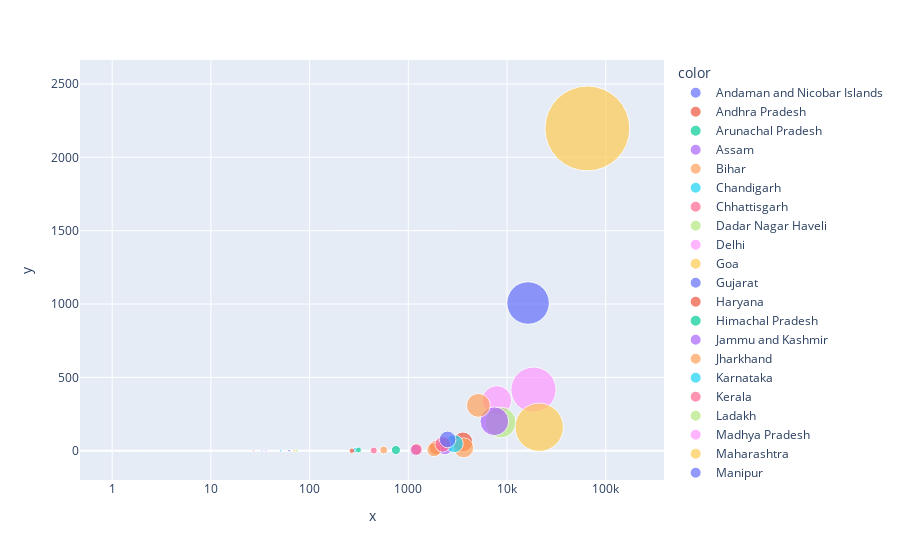

This figure's notebook cell:
### Code cell
fig = px.scatter(x=df['Confirmed'], y=df['Deceased'],size=df['Recovery_Rate']*100,
                 color=df.index,
                 hover_name=df.index, log_x=True, size_max=60)
fig.show()

### Figure 1 — Plotly figure (JSON) as saved in the notebook; plotly's stock layout.template omitted (floating-point values rounded to 4 significant figures)
{"data": [{"hovertemplate": "<b>%{hovertext}</b><br><br>color=Andaman and Nicobar Islands<br>x=%{x}<br>y=%{y}<br>size=%{marker.size}<extra></extra>", "hovertext": ["Andaman and Nicobar Islands"], "legendgroup": "Andaman and Nicobar Islands", "marker": {"color": "#636efa", "size": [0.01868], "sizemode": "area", "sizeref": 0.01025, "symbol": "circle"}, "mode": "markers", "name": "Andaman and Nicobar Islands", "showlegend": true, "type": "scatter", "x": [33], "xaxis": "x", "y": [0], "yaxis": "y"}, {"hovertemplate": "<b>%{hovertext}</b><br><br>color=Andhra Pradesh<br>x=%{x}<br>y=%{y}<br>size=%{marker.size}<extra></extra>", "hovertext": ["Andhra Pradesh"], "legendgroup": "Andhra Pradesh", "marker": {"color": "#EF553B", "size": [2.02], "sizemode": "area", "sizeref": 0.01025, "symbol": "circle"}, "mode": "markers", "name": "Andhra Pradesh", "showlegend": true, "type": "scatter", "x": [3569], "xaxis": "x", "y": [60], "yaxis": "y"}, {"hovertemplate": "<b>%{hovertext}</b><br><br>color=Arunachal Pradesh<br>x=%{x}<br>y=%{y}<br>size=%{marker.size}<extra></extra>", "hovertext": ["Arunachal Pradesh"], "legendgroup": "Arunachal Pradesh", "marker": {"color": "#00cc96", "size": [0.002264], "sizemode": "area", "sizeref": 0.01025, "symbol": "circle"}, "mode": "markers", "name": "Arunachal Pradesh", "showlegend": true, "type": "scatter", "x": [4], "xaxis": "x", "y": [0], "yaxis": "y"}, {"hovertemplate": "<b>%{hovertext}</b><br><br>color=Assam<br>x=%{x}<br>y=%{y}<br>size=%{marker.size}<extra></extra>", "hovertext": ["Assam"], "legendgroup": "Assam", "marker": {"color": "#ab63fa", "size": [0.6708], "sizemode": "area", "sizeref": 0.01025, "symbol": "circle"}, "mode": "markers", "name": "Assam", "showlegend": true, "type": "scatter", "x": [1185], "xaxis": "x", "y": [4], "yaxis": "y"}, {"hovertemplate": "<b>%{hovertext}</b><br><br>color=Bihar<br>x=%{x}<br>y=%{y}<br>size=%{marker.size}<extra></extra>", "hovertext": ["Bihar"], "legendgroup": "Bihar", "marker": {"color": "#FFA15A", "size": [2.058], "sizemode": "area", "sizeref": 0.01025, "symbol": "circle"}, "mode": "markers", "name": "Bihar", "showlegend": true, "type": "scatter", "x": [3636], "xaxis": "x", "y": [20], "yaxis": "y"}, {"hovertemplate": "<b>%{hovertext}</b><br><br>color=Chandigarh<br>x=%{x}<br>y=%{y}<br>size=%{marker.size}<extra></extra>", "hovertext": ["Chandigarh"], "legendgroup": "Chandigarh", "marker": {"color": "#19d3f3", "size": [0.1636], "sizemode": "area", "sizeref": 0.01025, "symbol": "circle"}, "mode": "markers", "name": "Chandigarh", "showlegend": true, "type": "scatter", "x": [289], "xaxis": "x", "y": [4], "yaxis": "y"}, {"hovertemplate": "<b>%{hovertext}</b><br><br>color=Chhattisgarh<br>x=%{x}<br>y=%{y}<br>size=%{marker.size}<extra></extra>", "hovertext": ["Chhattisgarh"], "legendgroup": "Chhattisgarh", "marker": {"color": "#FF6692", "size": [0.253], "sizemode": "area", "sizeref": 0.01025, "symbol": "circle"}, "mode": "markers", "name": "Chhattisgarh", "showlegend": true, "type": "scatter", "x": [447], "xaxis": "x", "y": [1], "yaxis": "y"}, {"hovertemplate": "<b>%{hovertext}</b><br><br>color=Dadar Nagar Haveli<br>x=%{x}<br>y=%{y}<br>size=%{marker.size}<extra></extra>", "hovertext": ["Dadar Nagar Haveli"], "legendgroup": "Dadar Nagar Haveli", "marker": {"color": "#B6E880", "size": [0.001132], "sizemode": "area", "sizeref": 0.01025, "symbol": "circle"}, "mode": "markers", "name": "Dadar Nagar Haveli", "showlegend": true, "type": "scatter", "x": [2], "xaxis": "x", "y": [0], "yaxis": "y"}, {"hovertemplate": "<b>%{hovertext}</b><br><br>color=Delhi<br>x=%{x}<br>y=%{y}<br>size=%{marker.size}<extra></extra>", "hovertext": ["Delhi"], "legendgroup": "Delhi", "marker": {"color": "#FF97FF", "size": [10.5], "sizemode": "area", "sizeref": 0.01025, "symbol": "circle"}, "mode": "markers", "name": "Delhi", "showlegend": true, "type": "scatter", "x": [18549], "xaxis": "x", "y": [416], "yaxis": "y"}, {"hovertemplate": "<b>%{hovertext}</b><br><br>color=Goa<br>x=%{x}<br>y=%{y}<br>size=%{marker.size}<extra></extra>", "hovertext": ["Goa"], "legendgroup": "Goa", "marker": {"color": "#FECB52", "size": [0.03963], "sizemode": "area", "sizeref": 0.01025, "symbol": "circle"}, "mode": "markers", "name": "Goa", "showlegend": true, "type": "scatter", "x": [70], "xaxis": "x", "y": [0], "yaxis": "y"}, {"hovertemplate": "<b>%{hovertext}</b><br><br>color=Gujarat<br>x=%{x}<br>y=%{y}<br>size=%{marker.size}<extra></extra>", "hovertext": ["Gujarat"], "legendgroup": "Gujarat", "marker": {"color": "#636efa", "size": [9.252], "sizemode": "area", "sizeref": 0.01025, "symbol": "circle"}, "mode": "markers", "name": "Gujarat", "showlegend": true, "type": "scatter", "x": [16343], "xaxis": "x", "y": [1007], "yaxis": "y"}, {"hovertemplate": "<b>%{hovertext}</b><br><br>color=Haryana<br>x=%{x}<br>y=%{y}<br>size=%{marker.size}<extra></extra>", "hovertext": ["Haryana"], "legendgroup": "Haryana", "marker": {"color": "#EF553B", "size": [1.089], "sizemode": "area", "sizeref": 0.01025, "symbol": "circle"}, "mode": "markers", "name": "Haryana", "showlegend": true, "type": "scatter", "x": [1923], "xaxis": "x", "y": [20], "yaxis": "y"}, {"hovertemplate": "<b>%{hovertext}</b><br><br>color=Himachal Pradesh<br>x=%{x}<br>y=%{y}<br>size=%{marker.size}<extra></extra>", "hovertext": ["Himachal Pradesh"], "legendgroup": "Himachal Pradesh", "marker": {"color": "#00cc96", "size": [0.1772], "sizemode": "area", "sizeref": 0.01025, "symbol": "circle"}, "mode": "markers", "name": "Himachal Pradesh", "showlegend": true, "type": "scatter", "x": [313], "xaxis": "x", "y": [5], "yaxis": "y"}, {"hovertemplate": "<b>%{hovertext}</b><br><br>color=Jammu and Kashmir<br>x=%{x}<br>y=%{y}<br>size=%{marker.size}<extra></extra>", "hovertext": ["Jammu and Kashmir"], "legendgroup": "Jammu and Kashmir", "marker": {"color": "#ab63fa", "size": [1.325], "sizemode": "area", "sizeref": 0.01025, "symbol": "circle"}, "mode": "markers", "name": "Jammu and Kashmir", "showlegend": true, "type": "scatter", "x": [2341], "xaxis": "x", "y": [28], "yaxis": "y"}, {"hovertemplate": "<b>%{hovertext}</b><br><br>color=Jharkhand<br>x=%{x}<br>y=%{y}<br>size=%{marker.size}<extra></extra>", "hovertext": ["Jharkhand"], "legendgroup": "Jharkhand", "marker": {"color": "#FFA15A", "size": [0.3187], "sizemode": "area", "sizeref": 0.01025, "symbol": "circle"}, "mode": "markers", "name": "Jharkhand", "showlegend": true, "type": "scatter", "x": [563], "xaxis": "x", "y": [5], "yaxis": "y"}, {"hovertemplate": "<b>%{hovertext}</b><br><br>color=Karnataka<br>x=%{x}<br>y=%{y}<br>size=%{marker.size}<extra></extra>", "hovertext": ["Karnataka"], "legendgroup": "Karnataka", "marker": {"color": "#19d3f3", "size": [1.654], "sizemode": "area", "sizeref": 0.01025, "symbol": "circle"}, "mode": "markers", "name": "Karnataka", "showlegend": true, "type": "scatter", "x": [2922], "xaxis": "x", "y": [48], "yaxis": "y"}, {"hovertemplate": "<b>%{hovertext}</b><br><br>color=Kerala<br>x=%{x}<br>y=%{y}<br>size=%{marker.size}<extra></extra>", "hovertext": ["Kerala"], "legendgroup": "Kerala", "marker": {"color": "#FF6692", "size": [0.6838], "sizemode": "area", "sizeref": 0.01025, "symbol": "circle"}, "mode": "markers", "name": "Kerala", "showlegend": true, "type": "scatter", "x": [1208], "xaxis": "x", "y": [9], "yaxis": "y"}, {"hovertemplate": "<b>%{hovertext}</b><br><br>color=Ladakh<br>x=%{x}<br>y=%{y}<br>size=%{marker.size}<extra></extra>", "hovertext": ["Ladakh"], "legendgroup": "Ladakh", "marker": {"color": "#B6E880", "size": [0.04189], "sizemode": "area", "sizeref": 0.01025, "symbol": "circle"}, "mode": "markers", "name": "Ladakh", "showlegend": true, "type": "scatter", "x": [74], "xaxis": "x", "y": [0], "yaxis": "y"}, {"hovertemplate": "<b>%{hovertext}</b><br><br>color=Madhya Pradesh<br>x=%{x}<br>y=%{y}<br>size=%{marker.size}<extra></extra>", "hovertext": ["Madhya Pradesh"], "legendgroup": "Madhya Pradesh", "marker": {"color": "#FF97FF", "size": [4.467], "sizemode": "area", "sizeref": 0.01025, "symbol": "circle"}, "mode": "markers", "name": "Madhya Pradesh", "showlegend": true, "type": "scatter", "x": [7891], "xaxis": "x", "y": [343], "yaxis": "y"}, {"hovertemplate": "<b>%{hovertext}</b><br><br>color=Maharashtra<br>x=%{x}<br>y=%{y}<br>size=%{marker.size}<extra></extra>", "hovertext": ["Maharashtra"], "legendgroup": "Maharashtra", "marker": {"color": "#FECB52", "size": [36.89], "sizemode": "area", "sizeref": 0.01025, "symbol": "circle"}, "mode": "markers", "name": "Maharashtra", "showlegend": true, "type": "scatter", "x": [65168], "xaxis": "x", "y": [2197], "yaxis": "y"}, {"hovertemplate": "<b>%{hovertext}</b><br><br>color=Manipur<br>x=%{x}<br>y=%{y}<br>size=%{marker.size}<extra></extra>", "hovertext": ["Manipur"], "legendgroup": "Manipur", "marker": {"color": "#636efa", "size": [0.0351], "sizemode": "area", "sizeref": 0.01025, "symbol": "circle"}, "mode": "markers", "name": "Manipur", "showlegend": true, "type": "scatter", "x": [62], "xaxis": "x", "y": [0], "yaxis": "y"}, {"hovertemplate": "<b>%{hovertext}</b><br><br>color=Meghalaya<br>x=%{x}<br>y=%{y}<br>size=%{marker.size}<extra></extra>", "hovertext": ["Meghalaya"], "legendgroup": "Meghalaya", "marker": {"color": "#EF553B", "size": [0.01528], "sizemode": "area", "sizeref": 0.01025, "symbol": "circle"}, "mode": "markers", "name": "Meghalaya", "showlegend": true, "type": "scatter", "x": [27], "xaxis": "x", "y": [1], "yaxis": "y"}, {"hovertemplate": "<b>%{hovertext}</b><br><br>color=Mizoram<br>x=%{x}<br>y=%{y}<br>size=%{marker.size}<extra></extra>", "hovertext": ["Mizoram"], "legendgroup": "Mizoram", "marker": {"color": "#00cc96", "size": [0.0005661], "sizemode": "area", "sizeref": 0.01025, "symbol": "circle"}, "mode": "markers", "name": "Mizoram", "showlegend": true, "type": "scatter", "x": [1], "xaxis": "x", "y": [0], "yaxis": "y"}, {"hovertemplate": "<b>%{hovertext}</b><br><br>color=Nagaland<br>x=%{x}<br>y=%{y}<br>size=%{marker.size}<extra></extra>", "hovertext": ["Nagaland"], "legendgroup": "Nagaland", "marker": {"color": "#ab63fa", "size": [0.02038], "sizemode": "area", "sizeref": 0.01025, "symbol": "circle"}, "mode": "markers", "name": "Nagaland", "showlegend": true, "type": "scatter", "x": [36], "xaxis": "x", "y": [0], "yaxis": "y"}, {"hovertemplate": "<b>%{hovertext}</b><br><br>color=Odisha<br>x=%{x}<br>y=%{y}<br>size=%{marker.size}<extra></extra>", "hovertext": ["Odisha"], "legendgroup": "Odisha", "marker": {"color": "#FFA15A", "size": [1.03], "sizemode": "area", "sizeref": 0.01025, "symbol": "circle"}, "mode": "markers", "name": "Odisha", "showlegend": true, "type": "scatter", "x": [1819], "xaxis": "x", "y": [7], "yaxis": "y"}, {"hovertemplate": "<b>%{hovertext}</b><br><br>color=Puducherry<br>x=%{x}<br>y=%{y}<br>size=%{marker.size}<extra></extra>", "hovertext": ["Puducherry"], "legendgroup": "Puducherry", "marker": {"color": "#19d3f3", "size": [0.02887], "sizemode": "area", "sizeref": 0.01025, "symbol": "circle"}, "mode": "markers", "name": "Puducherry", "showlegend": true, "type": "scatter", "x": [51], "xaxis": "x", "y": [0], "yaxis": "y"}, {"hovertemplate": "<b>%{hovertext}</b><br><br>color=Punjab<br>x=%{x}<br>y=%{y}<br>size=%{marker.size}<extra></extra>", "hovertext": ["Punjab"], "legendgroup": "Punjab", "marker": {"color": "#FF6692", "size": [1.264], "sizemode": "area", "sizeref": 0.01025, "symbol": "circle"}, "mode": "markers", "name": "Punjab", "showlegend": true, "type": "scatter", "x": [2233], "xaxis": "x", "y": [44], "yaxis": "y"}, {"hovertemplate": "<b>%{hovertext}</b><br><br>color=Rajasthan<br>x=%{x}<br>y=%{y}<br>size=%{marker.size}<extra></extra>", "hovertext": ["Rajasthan"], "legendgroup": "Rajasthan", "marker": {"color": "#B6E880", "size": [4.878], "sizemode": "area", "sizeref": 0.01025, "symbol": "circle"}, "mode": "markers", "name": "Rajasthan", "showlegend": true, "type": "scatter", "x": [8617], "xaxis": "x", "y": [193], "yaxis": "y"}, {"hovertemplate": "<b>%{hovertext}</b><br><br>color=Sikkim<br>x=%{x}<br>y=%{y}<br>size=%{marker.size}<extra></extra>", "hovertext": ["Sikkim"], "legendgroup": "Sikkim", "marker": {"color": "#FF97FF", "size": [0.0005661], "sizemode": "area", "sizeref": 0.01025, "symbol": "circle"}, "mode": "markers", "name": "Sikkim", "showlegend": true, "type": "scatter", "x": [1], "xaxis": "x", "y": [0], "yaxis": "y"}, {"hovertemplate": "<b>%{hovertext}</b><br><br>color=Tamil Nadu<br>x=%{x}<br>y=%{y}<br>size=%{marker.size}<extra></extra>", "hovertext": ["Tamil Nadu"], "legendgroup": "Tamil Nadu", "marker": {"color": "#FECB52", "size": [11.99], "sizemode": "area", "sizeref": 0.01025, "symbol": "circle"}, "mode": "markers", "name": "Tamil Nadu", "showlegend": true, "type": "scatter", "x": [21184], "xaxis": "x", "y": [160], "yaxis": "y"}, {"hovertemplate": "<b>%{hovertext}</b><br><br>color=Telengana<br>x=%{x}<br>y=%{y}<br>size=%{marker.size}<extra></extra>", "hovertext": ["Telengana"], "legendgroup": "Telengana", "marker": {"color": "#636efa", "size": [1.415], "sizemode": "area", "sizeref": 0.01025, "symbol": "circle"}, "mode": "markers", "name": "Telengana", "showlegend": true, "type": "scatter", "x": [2499], "xaxis": "x", "y": [77], "yaxis": "y"}, {"hovertemplate": "<b>%{hovertext}</b><br><br>color=Tripura<br>x=%{x}<br>y=%{y}<br>size=%{marker.size}<extra></extra>", "hovertext": ["Tripura"], "legendgroup": "Tripura", "marker": {"color": "#EF553B", "size": [0.1517], "sizemode": "area", "sizeref": 0.01025, "symbol": "circle"}, "mode": "markers", "name": "Tripura", "showlegend": true, "type": "scatter", "x": [268], "xaxis": "x", "y": [0], "yaxis": "y"}, {"hovertemplate": "<b>%{hovertext}</b><br><br>color=Uttarakhand<br>x=%{x}<br>y=%{y}<br>size=%{marker.size}<extra></extra>", "hovertext": ["Uttarakhand"], "legendgroup": "Uttarakhand", "marker": {"color": "#00cc96", "size": [0.424], "sizemode": "area", "sizeref": 0.01025, "symbol": "circle"}, "mode": "markers", "name": "Uttarakhand", "showlegend": true, "type": "scatter", "x": [749], "xaxis": "x", "y": [5], "yaxis": "y"}, {"hovertemplate": "<b>%{hovertext}</b><br><br>color=Uttar Pradesh<br>x=%{x}<br>y=%{y}<br>size=%{marker.size}<extra></extra>", "hovertext": ["Uttar Pradesh"], "legendgroup": "Uttar Pradesh", "marker": {"color": "#ab63fa", "size": [4.215], "sizemode": "area", "sizeref": 0.01025, "symbol": "circle"}, "mode": "markers", "name": "Uttar Pradesh", "showlegend": true, "type": "scatter", "x": [7445], "xaxis": "x", "y": [201], "yaxis": "y"}, {"hovertemplate": "<b>%{hovertext}</b><br><br>color=West Bengal<br>x=%{x}<br>y=%{y}<br>size=%{marker.size}<extra></extra>", "hovertext": ["West Bengal"], "legendgroup": "West Bengal", "marker": {"color": "#FFA15A", "size": [2.904], "sizemode": "area", "sizeref": 0.01025, "symbol": "circle"}, "mode": "markers", "name": "West Bengal", "showlegend": true, "type": "scatter", "x": [5130], "xaxis": "x", "y": [309], "yaxis": "y"}], "layout": {"legend": {"itemsizing": "constant", "title": {"text": "color"}, "tracegroupgap": 0}, "margin": {"t": 60}, "xaxis": {"anchor": "y", "domain": [0, 1], "title": {"text": "x"}, "type": "log"}, "yaxis": {"anchor": "x", "domain": [0, 1], "title": {"text": "y"}}}}
